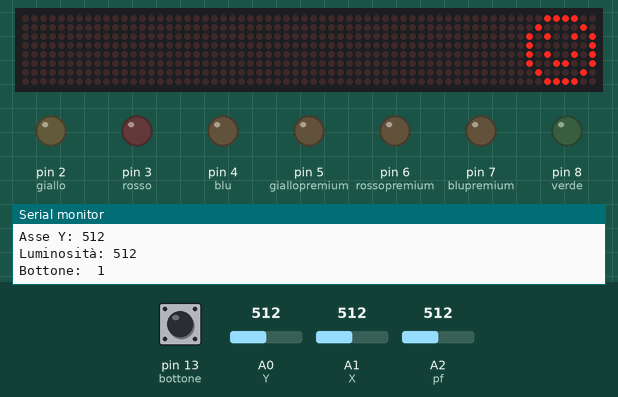
Simulated run of this sketch. Board: Arduino Uno, built with avr-gcc and run on an emulated ATmega328P. Parts: 64×8 LED matrix, output pins drawn as LEDs (lit = HIGH), the last lines printed to the serial monitor. The test bench sets the inputs (shaded band); at power-on: A0 (Y) = 512, A1 (X) = 512, pin 13 (bottone) HIGH, A2 (pf) = 512.

Above: at 1.2 s.
1.3 s: A0 (Y) set to 283
2.8 s: A0 (Y) set to 261
At 3.8 s:
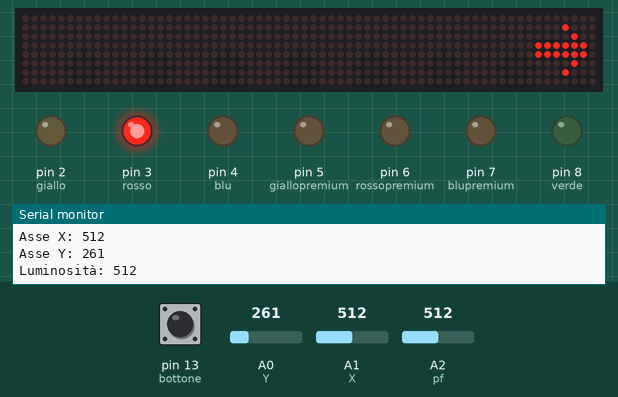
4.3 s: A1 (X) set to 285
7.3 s: A1 (X) set to 253
At 8.5 s:
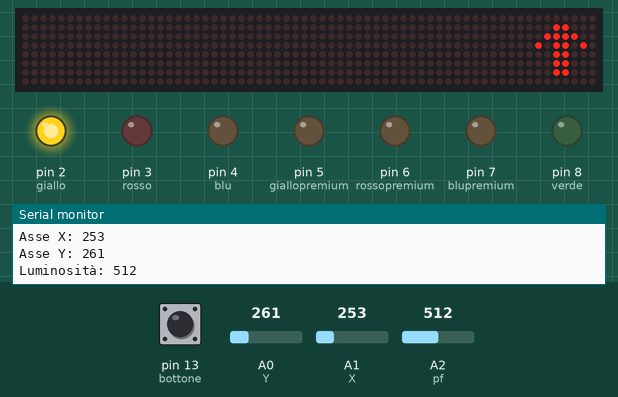
8.8 s: A1 (X) set to 910
At 9.8 s:
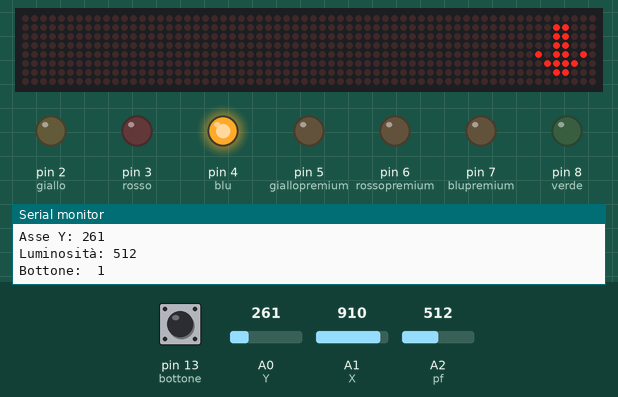
10.3 s: pin 13 (bottone) pulled LOW for 3.2 s
At 10.9 s:
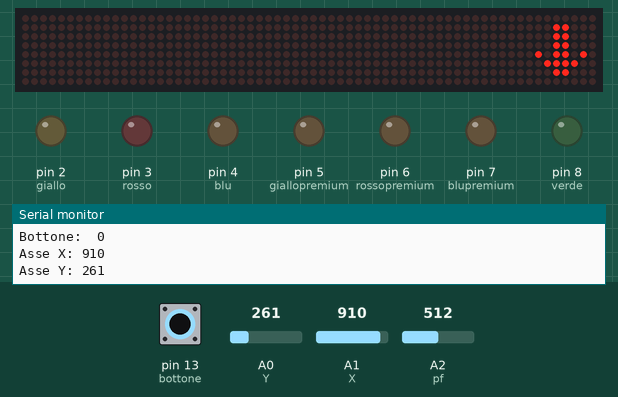
Timing chart, 0 to 15.1 s (numbered marks = the images above; inputs shaded):
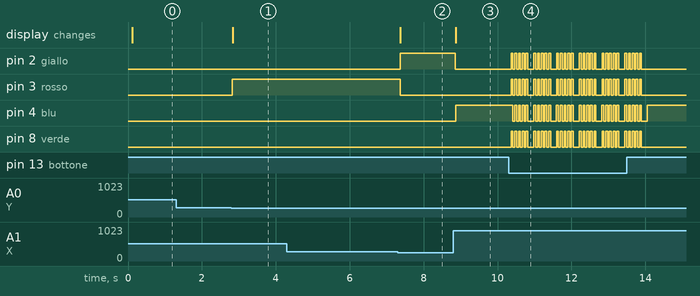

Measured:
- the behaviour switches between 270 and 269 on A0 (Y) (found by bisection; images 0 and 1)
- the behaviour switches between 270 and 269 on A1 (X) (found by bisection; images 1 and 2)
- after the input at 2.8 s, pin 3 (rosso): LOW → HIGH at once; the display: changes at once (image 1)
- after the input at 7.3 s, pin 2 (giallo): LOW → HIGH after 0.07 s; pin 3 (rosso): HIGH → LOW after 0.07 s; the display: changes after 0.07 s (image 2)
- after the input at 8.8 s, pin 2 (giallo): HIGH → LOW after 0.06 s; pin 4 (blu): LOW → HIGH after 0.06 s; the display: changes after 0.07 s (image 3)
- after the input at 10.3 s, pin 2 (giallo), pin 3 (rosso): LOW → HIGH after 0.07 s, then repeats every 0.62 s: 4 × (LOW 0.05 s, HIGH 0.05 s), LOW 0.17 s, HIGH 0.05 s, until it stays LOW from 13.9 s

The sketch:

JoystickLedMatrix.ino.ino
```cpp
    /*
     * HW: 4 led disposti a forma di croce sulla breadboard, ulteriori 3 led da associare al segnale
     * del fotoresistore, un fotoresistore, il led matrix e il joystick.
     * Il programma risponde alla direzione del joystick accendendo una corrispondente freccia sul led matrix e un led che indica la sua direazione.
     * Se le condizioni di luminosità diventano inferiori ad una certa soglia si accendono anche gli ulteriori led premium.
     * Premendo il pulsante sul Joystick i 4 led a croce si accendono simultaneamente lampeggiando.
     * Vedi video nella cartella "video" per miglior comprensione.
     */
    #include <LedControl.h>
    int rosso = 3;  //I quattro colori rappresentano le 4 direzioni del Joystick, si accendono a seconda dei movimenti del Joystick
    int blu = 4;
    int verde = 8;
    int giallo = 2;
    int blupremium= 7;  //I led premium sono 3 led aggiuntivi, non i 4 principali che rispondono ai movimenti del Joystick
    int rossopremium = 6;
    int giallopremium = 5;
    int b=1;
    int DIN= 12;
    int CS =11;
    int CLK =10;
    int PfReading; //Variabile per la lettura del valore di luminosità


    byte smile[8]=     {0x3C,0x42,0xA5,0x81,0xA5,0x99,0x42,0x3C};  //PixelToMatrix.exe per generare le coordinate dei singoli bit
    byte UP[8]=        {0x00,0x18,0x3C,0x5A,0x18,0x18,0x18,0x00};
    byte DOWN[8]=      {0x00,0x18,0x18,0x18,0x5A,0x3C,0x18,0x00};
    byte RIGHT[8]=     {0x00,0x08,0x04,0x7E,0x7E,0x04,0x08,0x00};
    byte LEFT[8]=      {0x00,0x10,0x20,0x7E,0x7E,0x20,0x10,0x00};

    int bottone = 13;
    int X = A1;
    int Y = A0;
    int pf = A2; //pf= photocell, sensore di luminosità dell'ambiente
    int X_let = 0;
    int Y_let = 0;
    int bottone_let = 0; //Bottone del Joystick

    LedControl lc=LedControl(DIN,CLK,CS,0);


    void setup() {
        lc.shutdown(0,false);       //The MAX72XX is in power-saving mode on startup
        lc.setIntensity(0,15);      // Set the brightness to maximum value
        lc.clearDisplay(0);         // and clear the display
        pinMode(rosso, OUTPUT);
        pinMode(blu, OUTPUT);
        pinMode(verde, OUTPUT);
        pinMode(giallo, OUTPUT);
        pinMode(bottone, INPUT);
        pinMode(blupremium, OUTPUT);
        pinMode(rossopremium, OUTPUT);
        pinMode(giallopremium, OUTPUT);
        pinMode(X, INPUT);
        pinMode(Y, INPUT);
        digitalWrite(bottone, HIGH);
        Serial.begin(9600);
    }

    void printByte(byte character [])
    {
      for(int i=0;i<8;i++)
      {
        lc.setRow(0,i,character[i]);
      }
    }

    void loop() {

      PfReading = analogRead(pf);
      digitalWrite (b,LOW);
      //monitor seriale
        Serial.print("Bottone:  ");
        Serial.print(digitalRead(bottone));
        Serial.print("\n");
        Serial.print("Asse X: ");
        Serial.print(analogRead(X));
        Serial.print("\n");
        Serial.print("Asse Y: ");
        Serial.println(analogRead(Y));
        Serial.print("Luminosità: ");
        Serial.print(PfReading);
        Serial.print("\n\n");
        delay(100);


      if(analogRead(pf)<300) // Controllo della luminosità
      {
        digitalWrite(rossopremium, HIGH);
        digitalWrite(blupremium, HIGH);
        digitalWrite(giallopremium, HIGH);
      }else
      {
        digitalWrite(rossopremium, LOW);
        digitalWrite(blupremium, LOW);
        digitalWrite(giallopremium, LOW);
      }

        X_let = analogRead(X);
        Y_let = analogRead(Y);
        bottone_let = digitalRead(bottone);

        if (Y_let<270) {
          digitalWrite(rosso, HIGH);
          digitalWrite(blu, LOW);
          digitalWrite(verde, LOW);
          digitalWrite(giallo, LOW);
          printByte(RIGHT);
        }

        if (Y_let>900) {
          digitalWrite(rosso, LOW);
          digitalWrite(blu, LOW);
          digitalWrite(verde, HIGH);
          digitalWrite(giallo, LOW);
          printByte(LEFT);
        }

        if (X_let<270) {
          digitalWrite(rosso, LOW);
          digitalWrite(blu, LOW);
          digitalWrite(verde, LOW);
          digitalWrite(giallo, HIGH);
          printByte(UP);
        }

        if (X_let>900) {
          digitalWrite(rosso, LOW);
          digitalWrite(blu, HIGH);
          digitalWrite(verde, LOW);
          digitalWrite(giallo, LOW);
          printByte(DOWN);

        }

        if ((X_let>=400 && X_let<=600) && (Y_let>=400 && Y_let<=600)) {
          digitalWrite(rosso, LOW);
          digitalWrite(blu, LOW);
          digitalWrite(verde, LOW);
          digitalWrite(giallo, LOW);
          printByte(smile);
        }

        if (bottone_let == 0) {
            for (int i=0; i<5; i++) {
              digitalWrite(rosso, HIGH);
              digitalWrite(blu, HIGH);
              digitalWrite(verde, HIGH);
              digitalWrite(giallo, HIGH);
              delay(50);
              digitalWrite(rosso, LOW);
              digitalWrite(blu, LOW);
              digitalWrite(verde, LOW);
              digitalWrite(giallo, LOW);
              delay(50);
            }
        }


    }
      /* Made by Dalo ----> Programmazione e componenti elettronici. */
```
